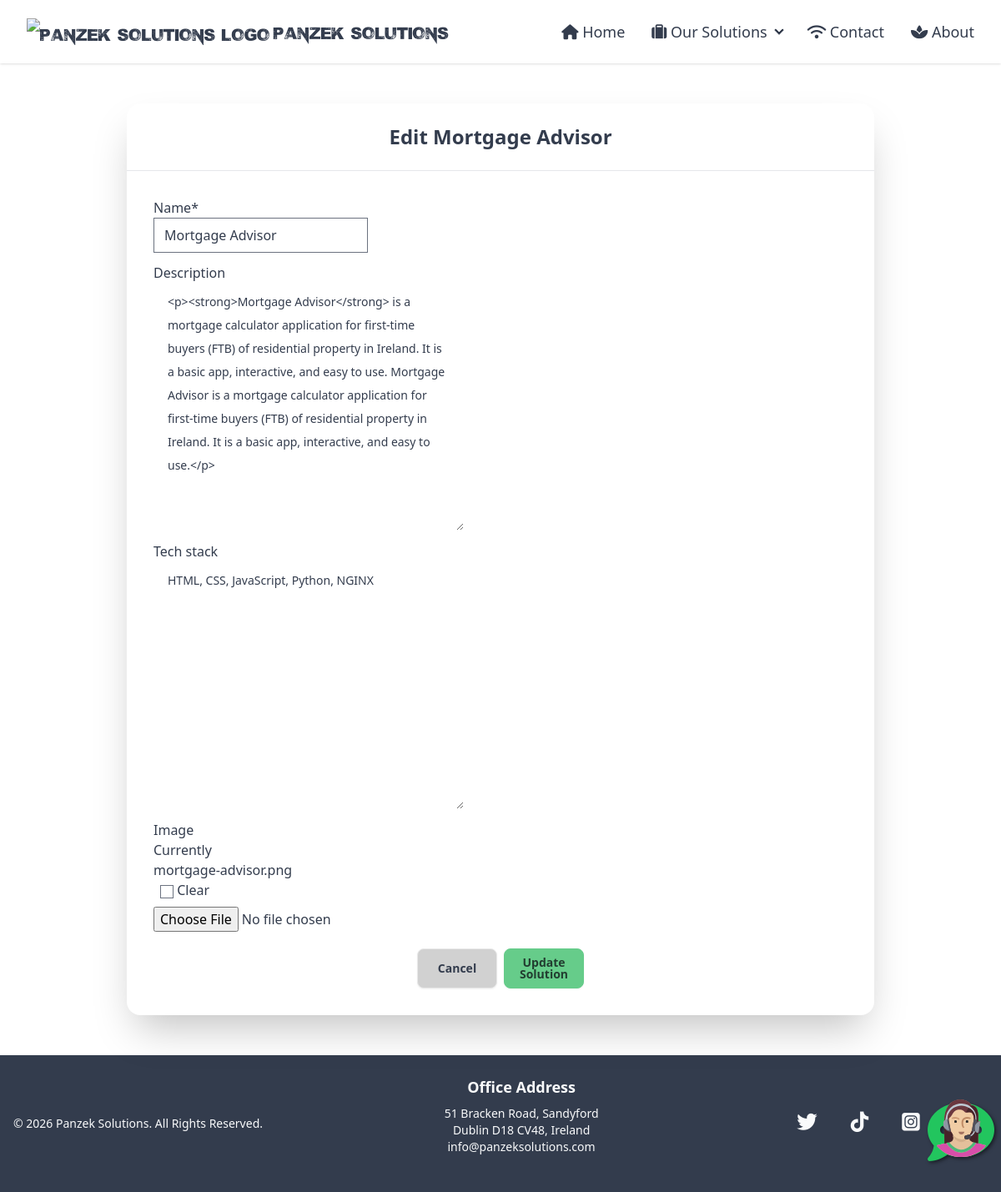
The app's page /solutions/3/edit with its own data.
### solutions/models.py (models this page shows, shortened)
class Solution(models.Model):
    name = models.CharField(max_length=200, null=False, blank=False)
    description = CKEditor5Field('Description', config_name='extends', null=True, blank=True)
    tech_stack = models.TextField(null=True, blank=True)
    image = ResizedImageField(
        size=[800, 400],
        crop=['middle', 'center'],
        quality=75,
        upload_to='solutions_image/',
        force_format='WEBP',
        null=True,
        blank=True
    )
    class Meta:
        ordering = ['-id']

### solutions/views.py (the view)
# urls.py: path('<int:pk>/edit', SolutionUpdateView.as_view(), name='solution_edit'),
class SolutionUpdateView(UpdateView):
    model = Solution
    fields = '__all__'
    template_name_suffix = '_update_form'
    success_url = reverse_lazy('solutions')

### home/context_processors.py (called while the page is built)
def current_year(request):
    return {
        'current_year': datetime.now().year
    }

### solutions/templates/solutions/solution_update_form.html (shortened to what this page needs)
{% extends 'base.html' %}
{% load static %}
{% load crispy_forms_tags %}
{% block content %}
<div class="hero py-6">
    <div class="hero-content w-full flex-col py-6 lg:flex-row bg-base-100 rounded-lg">
        <div class="card bg-base-100 w-full max-w-4xl shrink-0 shadow-2xl">
            <div class="card-title py-6 mx-auto text-2xl">Edit {{ solution.name }}</div>
            <hr/>
            <form class="card-body" action="{% url 'solution_edit' solution.id %}" method="POST" enctype="multipart/form-data">
                <div class="form-control">
                    {{ form|crispy }}
                </div>
                <div class="card-actions justify-center">
                    <a class="btn w-24 bg-base-300 sm:btn-sm md:btn-md" href="{% url 'solutions' %}">Cancel</a>
                    <button type="submit" class="btn w-24 btn-primary">Update Solution</button>
                </div>
            </form>
        </div>
    </div>
</div>
{% endblock %}

### templates/base.html (shortened to what this page needs)
{% load static tailwind_tags %}
<!DOCTYPE html>
<html data-theme="emerald" lang="en">
	<head>
		{% tailwind_css %}
		<link href="{% static 'css/base.css' %}" rel="stylesheet">
	</head>
	<body class="flex flex-col bg-base-100 min-h-screen text-center sm:text-left">
		<div class="drawer">
			<div class="drawer-content flex flex-col">
				<div class="w-full navbar bg-base-100 mb-auto shadow">
					<div class="flex-1 px-2 mx-2 text-3xl font-ponderosa">
						<a href="{% url 'home' %}" class="mx-auto lg:mx-2 flex items-center gap-1">
							<img src="{{ MEDIA_URL }}panzeksolutions_logo.png" alt="Panzek Solutions logo" class="h-8 w-auto">
							<span>Panzek Solutions</span>
						</a>
					</div>
					<div class="flex-none hidden lg:block">
						<ul class="menu menu-horizontal">
							<li>
								<a href="{% url 'home' %}" class="tooltip tooltip-bottom tooltip-primary text-lg" data-tip="Home">
									<i class="fa-solid fa-house" aria-hidden="true"></i>
									Home
								</a>
							</li>
							<li>
								<details>
									<summary>
										<a href="{% url 'solutions' %}" class="tooltip tooltip-bottom tooltip-primary text-lg" data-tip="Solutions">
											<i class="fa-solid fa-suitcase" aria-hidden="true"></i>
											Our Solutions
										</a>
									</summary>
								</details>
							</li>
							<li>
								<a href="{% url 'contact' %}" class="tooltip tooltip-bottom tooltip-primary text-lg" data-tip="Contact">
									<i class="fa-solid fa-wifi" aria-hidden="true"></i>
									Contact
								</a>
							</li>
							<li>
								<a href="{% url 'about' %}" class="tooltip tooltip-bottom tooltip-primary text-lg" data-tip="About">
									<i class="fa-solid fa-spa" aria-hidden="true"></i>
									About
								</a>
							</li>
						</ul>
					</div>
				</div>
				<main class="my-auto">
					{% block content %}
					{% endblock %}
				</main>
			</div>
			<div class="drawer-side">
			</div>
		</div>
	{% include 'chatbot/chat_widget.html' %}
	{% include 'includes/footer.html' %}
	</body>
</html>

### chatbot/templates/chatbot/chat_widget.html (shortened to what this page needs)
{% load static %}
<button id="openChatBtn" class="fixed bottom-20 right-6 text-green-500 z-50" style="width: 80px; display: flex; align-items: flex-end;">
    <div class="relative flex-shrink-0 w-10 h-8 ml-4">
        <i class="fa-solid fa-comment-dots fa-5x absolute top-0 left-0 w-10 h-10 z-10" aria-hidden="true" style="text-shadow: 2px 2px 4px rgba(0, 0, 0, 0.5);"></i>
    </div>
</button>

### templates/includes/footer.html (shortened to what this page needs)
<div class="flex flex-col mt-auto">
  <footer class="footer items-center p-4 bg-neutral text-neutral-content">
    <aside class="items-center place-self-center md:justify-self-start grid-flow-col">
      <p> &copy; {{ current_year }} Panzek Solutions. All Rights Reserved.</p>
    </aside>
    <nav class="flex flex-col p-2 place-self-center items-center text-center">
      <div class="text-sm md:text-md lg:text-lg font-bold">Office Address</div>
      <address class="mb-5 not-italic">
        <p>51 Bracken Road, Sandyford</p>
        <p>Dublin D18 CV48, Ireland</p>
        <a href="mailto:info@panzeksolutions.com">info@panzeksolutions.com</a>
      </address>
    </nav>
    <nav class="grid-flow-col gap-4 p-2 place-self-center md:justify-self-end">
      <a href="https://x.com/panzeksolutions" target="_blank" rel="noopener" aria-label="Go to Panzek Solutions' X page (opens new tab on third party site)" title="X (Twitter)">
          <span style="font-size: 2em;" class="p-3">
              <i class="fa-brands fa-twitter fa-sm" aria-hidden="true"></i>
          </span>
      </a>
      <a href="https://tiktok.com/@panzeksolutions/" target="_blank" rel="noopener" aria-label="Go to Panzek Solutions' TikTok page (opens new tab on third party site)" title="TikTok">
          <span style="font-size: 2em;" class="p-3">
              <i class="fa-brands fa-tiktok fa-sm" aria-hidden="true"></i>
          </span>
      </a>
      <a href="https://instagram.com/panzeksolutions" target="_blank" rel="noopener" aria-label="Go to Panzek Solutions' Instagram page (opens new tab on third party site)" title="Instagram">
          <span style="font-size: 2em;" class="p-3">
              <i class="fa-brands fa-square-instagram fa-sm" aria-hidden="true"></i>
          </span>
      </a>
      <a href="https://facebook.com/panzeksolutions" target="_blank" rel="noopener" aria-label="Go to Panzek Solutions' Facebook page (opens new tab on third party site)" title="Facebook">
          <span style="font-size: 2em;" class="p-3">
              <i class="fa-brands fa-square-facebook fa-sm" aria-hidden="true"></i>
          </span>
      </a>
    </nav>
  </footer>
</div>

### records on screen
Solution: name "Mortgage Advisor", description "<p><strong>Mortgage Advisor</strong> is a mortgage calculator application for first-time buyers (FTB) of residential property in Ireland. It is a basic app, interactive, and easy to use. Mortgage Advisor is a mortgage calculator application for first-time buyers (FTB) of residential property in Ireland. It is a basic app, interactive, and easy to use.</p>", tech_stack "HTML, CSS, JavaScript, Python, NGINX"
